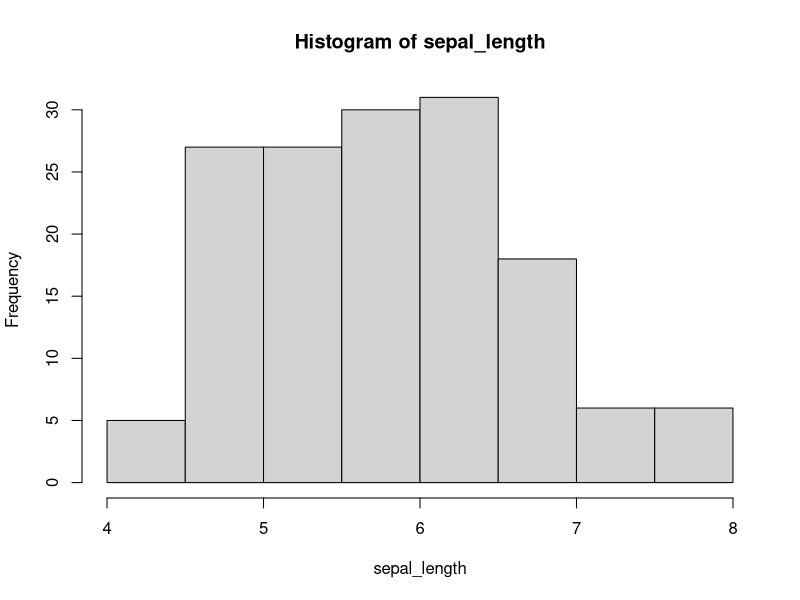
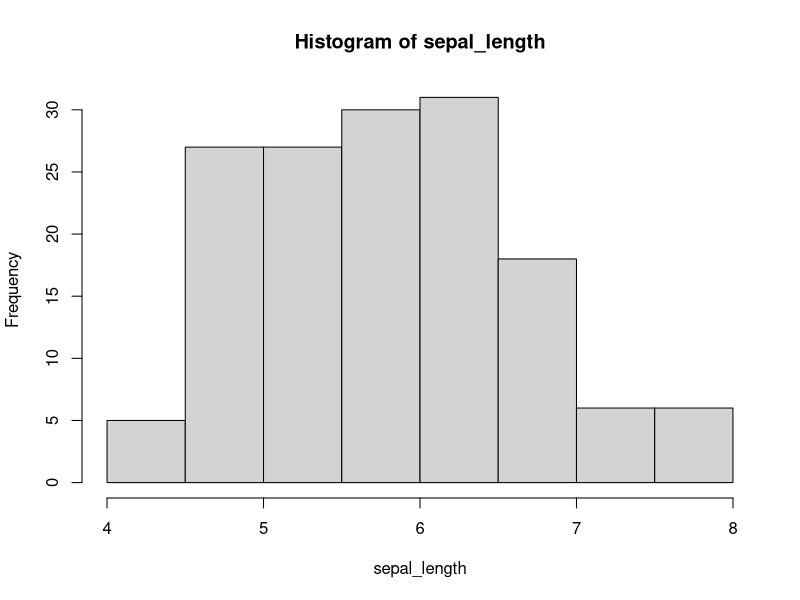
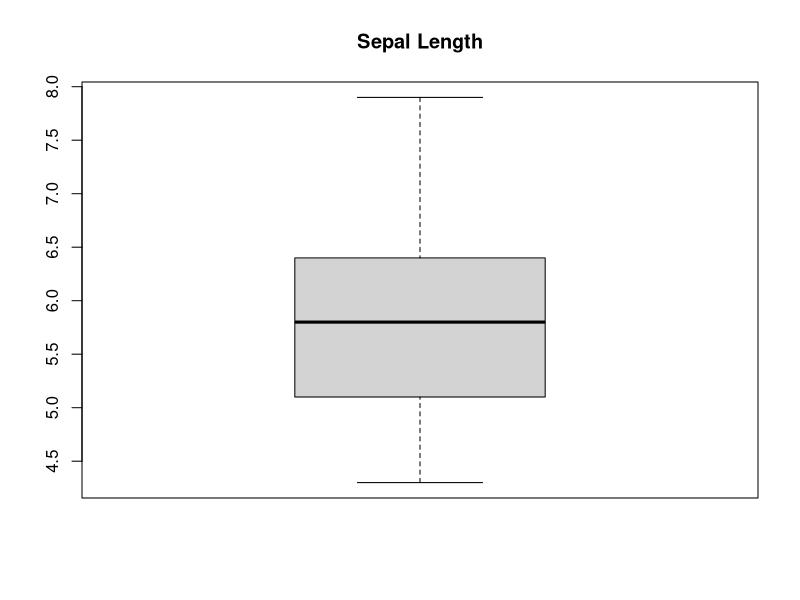
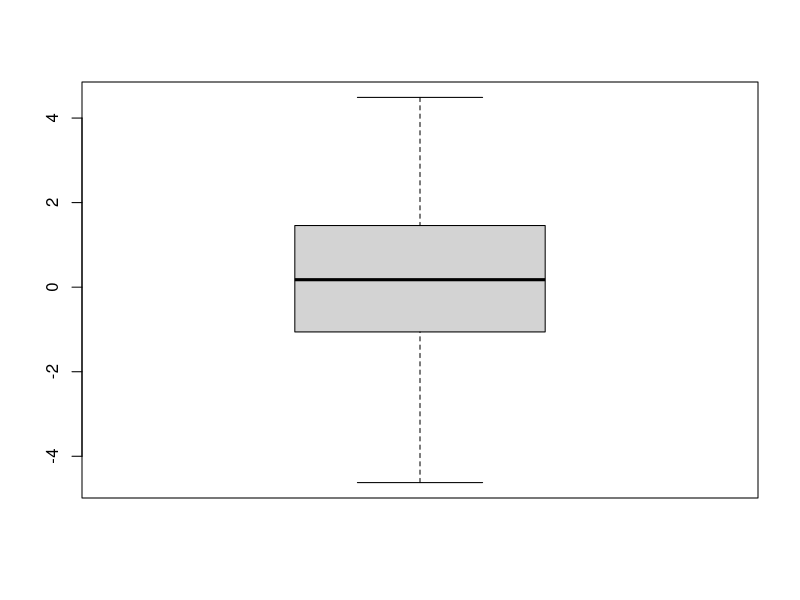
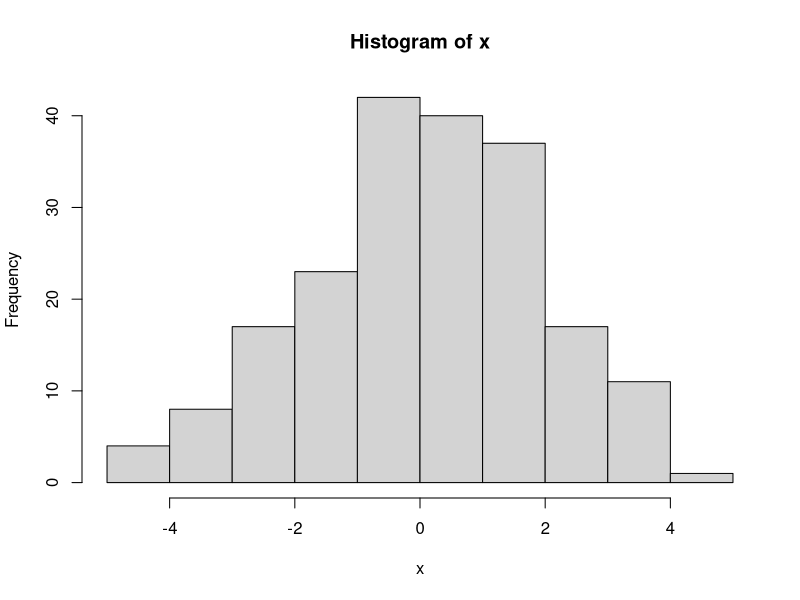
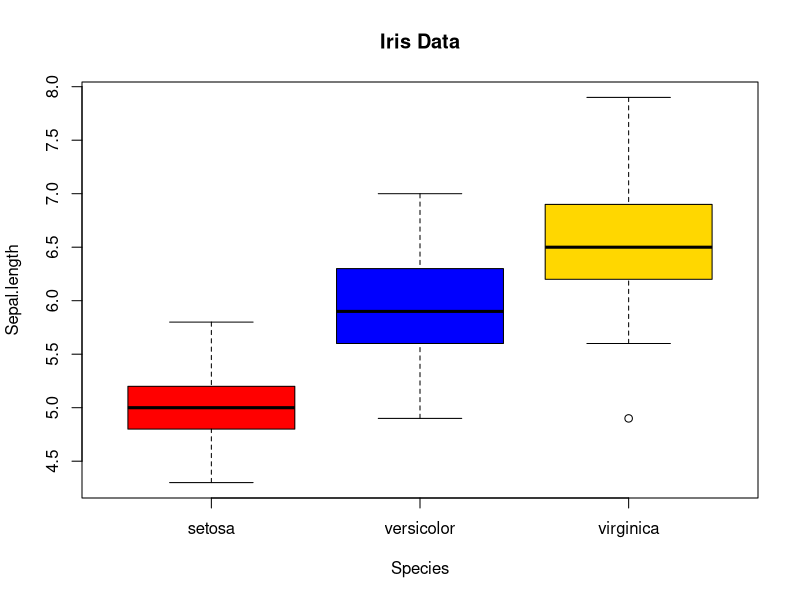

Write R code to recreate these figures, in order. (Note: this script raises an error after producing the figures.)
##Info on Iris Library
##?iris
mydata <- iris

#First 6 observations of the data set
head(mydata)

#Variable observations
head(mydata,10)

#Extract a given column
sepal_length = mydata$Sepal.Length

mean(sepal_length)
median(sepal_length)
#mean and median show that mean is skewed to the right since mean > median

hist(sepal_length)
#Histogram shows data is skewed to the right

range(sepal_length)
var(sepal_length)
sd(sepal_length)



#Upper Quantile (75)
quantile(sepal_length, 0.75)

#Lower Quantile (75)
quantile(sepal_length, 0.25)

#Interquartile Range
IQR(sepal_length)

#
summary(sepal_length)
hist(sepal_length)
#Box Plot
#You need to calculate median, upper and lower quantile to construct a box plot
#Upper Quantile (75) (Upper line)
#Median (Middle Line)
#Lower Quantile (25) (Lower line)
#Whiskers (1QR * 1.5) which stops at maximum and minimum

boxplot(sepal_length, main ="Sepal Length")
#Upper Whisker is longer hence skewed to the right

#Outlier simulation
x<-rnorm(200,0,2)
boxplot(x)
hist(x)
range(x)

boxplot(mydata$Sepal.Length~Species,
        data=mydata,
        main ="Iris Data",
        col = c("red","blue","gold"),
        ylab="Sepal.length")

# '~' sign does the divisions by species

#To split histograms you need to install FSA
hist(mydata$Sepal.Length~Species,
     data=mydata,
     xlab="Sepal Length",
     col="lightblue",
     border="blue",
     nrow=1,
     ncol=3)

# QQ Plot used to prepare two probability distributions
# Similar (Lie in Y=X axis)
# Red lines points (Points sampled from the normal distribution)
qqnorm(mydata$Sepal.Length, pch = 1, frame = FALSE)
qqline(mydata$Sepal.Length, col = "red", lwd = 2)




